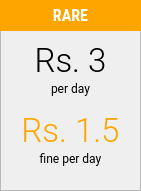
       <widget class="QFrame" name="frame_3">
        <property name="geometry">
         <rect>
          <x>610</x>
          <y>290</y>
          <width>141</width>
          <height>191</height>
         </rect>
        </property>
        <property name="styleSheet">
         <string notr="true">border-color:white;</string>
        </property>
        <property name="frameShape">
         <enum>QFrame::StyledPanel</enum>
        </property>
        <property name="frameShadow">
         <enum>QFrame::Raised</enum>
        </property>
        <widget class="QFrame" name="frame_15">
         <property name="geometry">
          <rect>
           <x>0</x>
           <y>0</y>
           <width>141</width>
           <height>31</height>
          </rect>
         </property>
         <property name="styleSheet">
          <string notr="true">background-color:orange;</string>
         </property>
         <property name="frameShape">
          <enum>QFrame::StyledPanel</enum>
         </property>
         <property name="frameShadow">
          <enum>QFrame::Raised</enum>
         </property>
         <widget class="QLabel" name="label_137">
          <property name="geometry">
           <rect>
            <x>0</x>
            <y>0</y>
            <width>141</width>
            <height>31</height>
           </rect>
          </property>
          <property name="font">
           <font>
            <family>Roboto Condensed</family>
            <pointsize>12</pointsize>
            <weight>75</weight>
            <bold>true</bold>
           </font>
          </property>
          <property name="styleSheet">
           <string notr="true">color:white</string>
          </property>
          <property name="text">
           <string>RARE</string>
          </property>
          <property name="alignment">
           <set>Qt::AlignCenter</set>
          </property>
         </widget>
        </widget>
        <widget class="QLabel" name="label_143">
         <property name="geometry">
          <rect>
           <x>10</x>
           <y>40</y>
           <width>121</width>
           <height>41</height>
          </rect>
         </property>
         <property name="font">
          <font>
           <family>Roboto Light</family>
           <pointsize>25</pointsize>
           <weight>50</weight>
           <italic>false</italic>
           <bold>false</bold>
          </font>
         </property>
         <property name="styleSheet">
          <string notr="true"/>
         </property>
         <property name="text">
          <string>Rs. 3</string>
         </property>
         <property name="alignment">
          <set>Qt::AlignCenter</set>
         </property>
        </widget>
        <widget class="QLabel" name="label_150">
         <property name="geometry">
          <rect>
           <x>10</x>
           <y>80</y>
           <width>121</width>
           <height>16</height>
          </rect>
         </property>
         <property name="font">
          <font>
           <family>Roboto</family>
           <weight>50</weight>
           <bold>false</bold>
          </font>
         </property>
         <property name="text">
          <string>per day</string>
         </property>
         <property name="alignment">
          <set>Qt::AlignCenter</set>
         </property>
        </widget>
        <widget class="QLabel" name="label_157">
         <property name="geometry">
          <rect>
           <x>10</x>
           <y>150</y>
           <width>121</width>
           <height>16</height>
          </rect>
         </property>
         <property name="font">
          <font>
           <family>Roboto</family>
           <weight>50</weight>
           <bold>false</bold>
          </font>
         </property>
         <property name="text">
          <string>fine per day</string>
         </property>
         <property name="alignment">
          <set>Qt::AlignCenter</set>
         </property>
        </widget>
        <widget class="QLabel" name="label_158">
         <property name="geometry">
          <rect>
           <x>10</x>
           <y>110</y>
           <width>121</width>
           <height>41</height>
          </rect>
         </property>
         <property name="font">
          <font>
           <family>Roboto Light</family>
           <pointsize>25</pointsize>
           <weight>50</weight>
           <italic>false</italic>
           <bold>false</bold>
          </font>
         </property>
         <property name="styleSheet">
          <string notr="true">color:orange;</string>
         </property>
         <property name="text">
          <string>Rs. 1.5</string>
         </property>
         <property name="alignment">
          <set>Qt::AlignCenter</set>
         </property>
        </widget>
       </widget>
